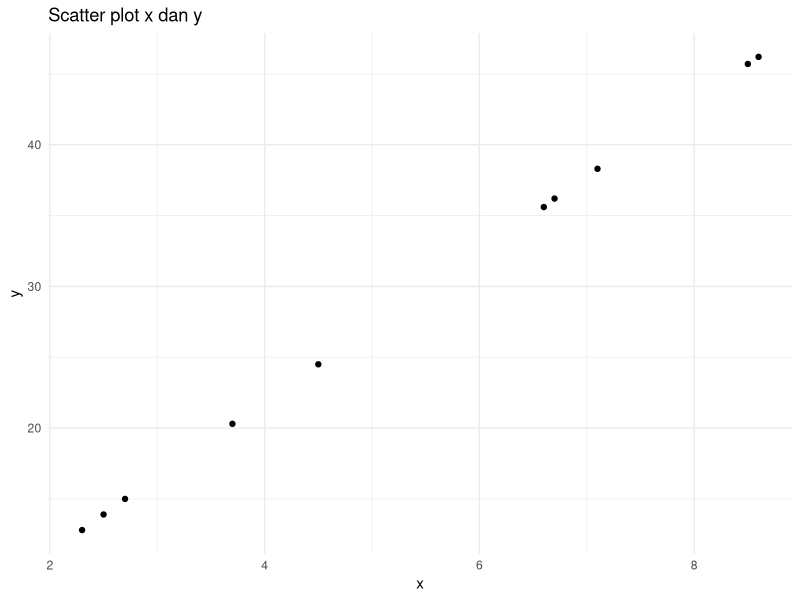

Recreate this plot in R.
## ---- chunk 1
rm(list=ls())
options(digit = 3)

library(dplyr)
library(ggplot2)

x = runif(10,2,9) %>% round(1)
y = 3 * x * runif(1,0,2) + 2 * runif(1,0,3)
y = round(y,1)

data = data.frame(x,y)
## ---- chunk 2
x
y
## ---- chunk 3
data %>%
  ggplot(aes(x,y)) +
  geom_point() +
  theme_minimal() +
  labs(title = "Scatter plot x dan y")

sum_xi = sum(x)
sum_yi = sum(y)
sum_xi_xi = sum(x^2)
sum_xi_yi = sum(x*y)
n = length(x)
## ---- chunk 4
A = matrix(c(n,sum_xi,sum_xi,sum_xi_xi),ncol = 2,byrow = T)
A
## ---- chunk 5
d = c(sum_yi,sum_xi_yi)
d
## ---- chunk 6
solve(A) %*% d
## ---- chunk 7
sol = solve(A) %*% d
## ---- chunk 8
lm(y~x)
